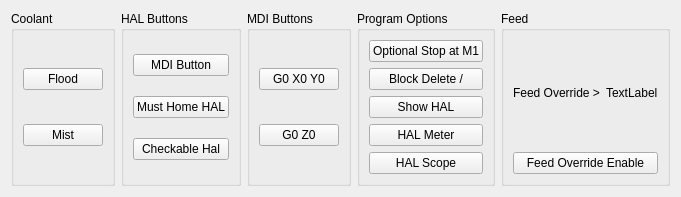
      <widget class="QWidget" name="tab_7">
       <attribute name="title">
        <string>Misc.</string>
       </attribute>
       <layout class="QGridLayout" name="gridLayout_28">
        <item row="0" column="2">
         <widget class="QGroupBox" name="groupBox_10">
          <property name="title">
           <string>MDI Buttons</string>
          </property>
          <layout class="QGridLayout" name="gridLayout_24">
           <item row="0" column="0">
            <widget class="QPushButton" name="pushButton">
             <property name="text">
              <string>G0 X0 Y0</string>
             </property>
             <property name="function" stdset="0">
              <string>mdi</string>
             </property>
             <property name="command" stdset="0">
              <string>G0 X0 Y0</string>
             </property>
            </widget>
           </item>
           <item row="1" column="0">
            <widget class="QPushButton" name="pushButton_2">
             <property name="text">
              <string>G0 Z0</string>
             </property>
             <property name="function" stdset="0">
              <string>mdi</string>
             </property>
             <property name="command" stdset="0">
              <string>G0 Z0</string>
             </property>
            </widget>
           </item>
          </layout>
         </widget>
        </item>
        <item row="0" column="4">
         <widget class="QGroupBox" name="groupBox_13">
          <property name="title">
           <string>Feed</string>
          </property>
          <layout class="QGridLayout" name="gridLayout_27">
           <item row="0" column="0">
            <widget class="QLabel" name="label_30">
             <property name="text">
              <string>Feed Override &gt;</string>
             </property>
            </widget>
           </item>
           <item row="0" column="1">
            <widget class="QLabel" name="feed_override_enabled_lb">
             <property name="text">
              <string>TextLabel</string>
             </property>
            </widget>
           </item>
           <item row="1" column="0" colspan="2">
            <widget class="QPushButton" name="feed_override_pb">
             <property name="text">
              <string>Feed Override Enable</string>
             </property>
            </widget>
           </item>
          </layout>
         </widget>
        </item>
        <item row="0" column="0">
         <widget class="QGroupBox" name="groupBox_11">
          <property name="title">
           <string>Coolant</string>
          </property>
          <layout class="QGridLayout" name="gridLayout_25">
           <item row="0" column="0">
            <widget class="QPushButton" name="flood_pb">
             <property name="text">
              <string>Flood</string>
             </property>
             <property name="checkable">
              <bool>true</bool>
             </property>
            </widget>
           </item>
           <item row="1" column="0">
            <widget class="QPushButton" name="mist_pb">
             <property name="text">
              <string>Mist</string>
             </property>
             <property name="checkable">
              <bool>true</bool>
             </property>
            </widget>
           </item>
          </layout>
         </widget>
        </item>
        <item row="0" column="3">
         <widget class="QGroupBox" name="groupBox_12">
          <property name="title">
           <string>Program Options</string>
          </property>
          <layout class="QGridLayout" name="gridLayout_26">
           <item row="1" column="0">
            <widget class="QPushButton" name="block_delete_pb">
             <property name="text">
              <string>Block Delete /</string>
             </property>
            </widget>
           </item>
           <item row="3" column="0">
            <widget class="QPushButton" name="hal_meter_pb">
             <property name="text">
              <string>HAL Meter</string>
             </property>
            </widget>
           </item>
           <item row="2" column="0">
            <widget class="QPushButton" name="show_hal_pb">
             <property name="text">
              <string>Show HAL</string>
             </property>
            </widget>
           </item>
           <item row="0" column="0">
            <widget class="QPushButton" name="optional_stop_pb">
             <property name="text">
              <string>Optional Stop at M1</string>
             </property>
            </widget>
           </item>
           <item row="4" column="0">
            <widget class="QPushButton" name="hal_scope_pb">
             <property name="text">
              <string>HAL Scope</string>
             </property>
            </widget>
           </item>
          </layout>
         </widget>
        </item>
        <item row="0" column="1">
         <widget class="QGroupBox" name="groupBox_2">
          <property name="title">
           <string>HAL Buttons</string>
          </property>
          <layout class="QGridLayout" name="gridLayout_34">
           <item row="0" column="0">
            <widget class="QPushButton" name="pushButton_3">
             <property name="text">
              <string>MDI Button</string>
             </property>
             <property name="function" stdset="0">
              <string>hal_pin</string>
             </property>
             <property name="required" stdset="0">
              <string>homed</string>
             </property>
             <property name="pin_name" stdset="0">
              <string>hal-mdi-01</string>
             </property>
             <property name="hal_type" stdset="0">
              <string>HAL_BIT</string>
             </property>
             <property name="hal_dir" stdset="0">
              <string>HAL_OUT</string>
             </property>
            </widget>
           </item>
           <item row="1" column="0">
            <widget class="QPushButton" name="pushButton_4">
             <property name="text">
              <string>Must Home HAL</string>
             </property>
             <property name="function" stdset="0">
              <string>hal_pin</string>
             </property>
             <property name="pin_name" stdset="0">
              <string>must-home</string>
             </property>
             <property name="hal_type" stdset="0">
              <string>HAL_BIT</string>
             </property>
             <property name="hal_dir" stdset="0">
              <string>HAL_OUT</string>
             </property>
             <property name="required" stdset="0">
              <string>homed</string>
             </property>
            </widget>
           </item>
           <item row="2" column="0">
            <widget class="QPushButton" name="pushButton_5">
             <property name="text">
              <string>Checkable Hal</string>
             </property>
             <property name="function" stdset="0">
              <string>hal_pin</string>
             </property>
             <property name="pin_name" stdset="0">
              <string>hal-check</string>
             </property>
             <property name="hal_type" stdset="0">
              <string>HAL_BIT</string>
             </property>
             <property name="hal_dir" stdset="0">
              <string>HAL_OUT</string>
             </property>
            </widget>
           </item>
          </layout>
         </widget>
        </item>
       </layout>
      </widget>
